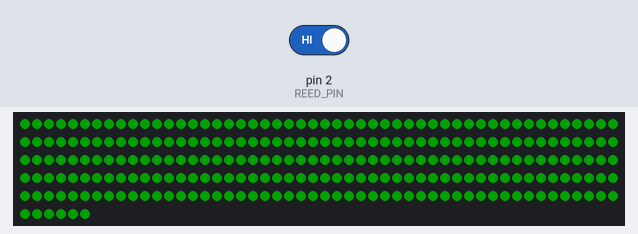
A sketch run on a simulated Arduino Uno, built with avr-gcc and run on an emulated ATmega328P. Parts: 256 RGB LEDs in strip order, left to right, continuing on the next row. The inputs (shaded band) are chosen by the test bench; at power-on: pin 2 (REED_PIN) HIGH. Dim RGB values are drawn brighter than linear.

Above: at 1.2 s.
1.3 s: pin 2 (REED_PIN) driven LOW
At 2.5 s:
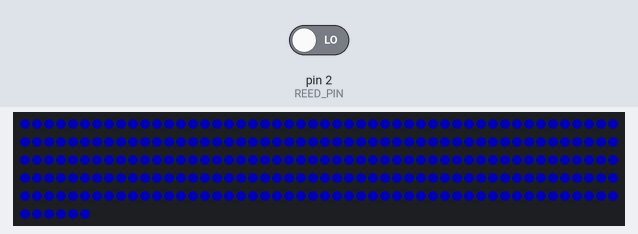
2.8 s: pin 2 (REED_PIN) driven HIGH
At 3.7 s:
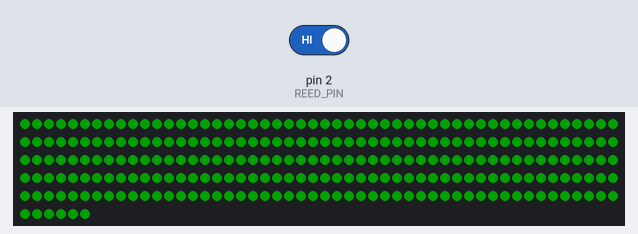
Timing chart, 0 to 5.8 s (numbered marks = the images above; inputs shaded):
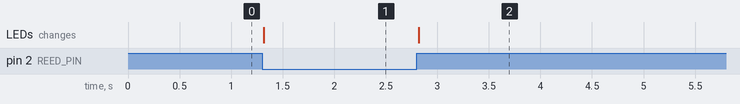

Measured:
- after the input at 1.3 s, the LEDs: change at once (image 1)
- after the input at 2.8 s, the LEDs: change at once (image 2)

The sketch:

MiniReed_-_Matriz.ino
```cpp
#include <FastLED.h>

const int REED_PIN = 2; // Pin del sensor mini reed
const int LED_PIN = 13; // Pin de datos de la matriz de LED
const int LED_COUNT = 256; // Número total de LED en la matriz (8x32)

CRGB leds[LED_COUNT];

void setup() {
  Serial.begin(9600); // Iniciar comunicación serial a 9600 baudios
  FastLED.addLeds<WS2812B, LED_PIN, GRB>(leds, LED_COUNT); // Configurar la matriz de LED
  FastLED.setBrightness(64); // Configurar la intensidad de brillo
  FastLED.clear(); // Limpiar la matriz de LED
  FastLED.show(); // Mostrar los cambios en la matriz de LED
  pinMode(REED_PIN, INPUT_PULLUP); // Configurar el pin del sensor mini reed como entrada con pull-up
}

void loop() {
  if (digitalRead(REED_PIN) == LOW) {
    for (int i = 0; i < LED_COUNT; i++) {
      leds[i] = CRGB::Blue; // Establecer el color azul en cada LED de la matriz si el sensor está en estado LOW
    }
  } else {
    for (int i = 0; i < LED_COUNT; i++) {
      leds[i] = CRGB::Green; // Establecer el color verde en cada LED de la matriz si el sensor está en estado HIGH
    }
  }

  FastLED.show(); // Mostrar los cambios en la matriz de LED
}
```
